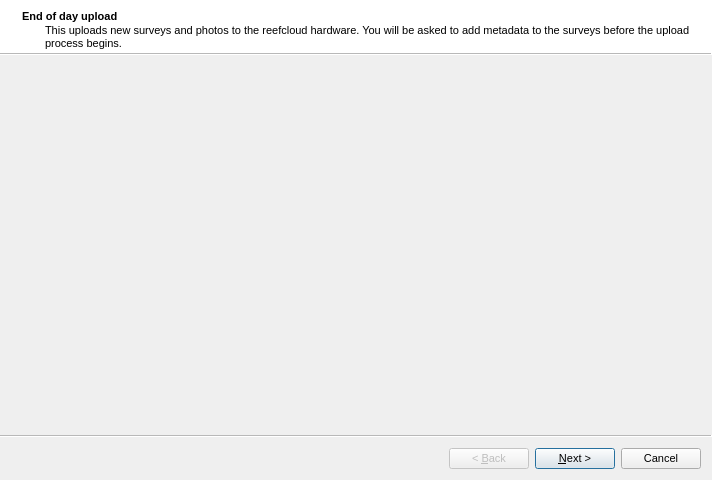
<?xml version="1.0" encoding="UTF-8"?>
<ui version="4.0">
 <class>Wizard</class>
 <widget class="QWizard" name="Wizard">
  <property name="windowModality">
   <enum>Qt::WindowModal</enum>
  </property>
  <property name="geometry">
   <rect>
    <x>0</x>
    <y>0</y>
    <width>712</width>
    <height>480</height>
   </rect>
  </property>
  <property name="font">
   <font>
    <pointsize>8</pointsize>
   </font>
  </property>
  <property name="windowTitle">
   <string>Wizard</string>
  </property>
  <property name="wizardStyle">
   <enum>QWizard::ModernStyle</enum>
  </property>
  <widget class="QWizardPage" name="wizardPageStart">
   <property name="font">
    <font>
     <pointsize>8</pointsize>
    </font>
   </property>
   <property name="title">
    <string>End of day upload</string>
   </property>
   <property name="subTitle">
    <string>This uploads new surveys and photos to the reefcloud hardware. You will be asked to add metadata to the surveys before the upload process begins.</string>
   </property>
  </widget>
  <widget class="QWizardPage" name="wizardPageSurveysBefore">
   <property name="title">
    <string>Add survey data</string>
   </property>
   <property name="subTitle">
    <string>Add the survey data before uploading the images. If you skip this step you can do it later.</string>
   </property>
   <layout class="QGridLayout" name="gridLayout">
    <item row="0" column="0">
     <widget class="QTableView" name="tblSurveysBefore"/>
    </item>
   </layout>
  </widget>
  <widget class="QWizardPage" name="wizardPageUploadFinished">
   <property name="title">
    <string>Upload is finished</string>
   </property>
   <property name="subTitle">
    <string>next: review surveys</string>
   </property>
  </widget>
  <widget class="QWizardPage" name="wizardPageSurveysAfter">
   <property name="title">
    <string>All surveys</string>
   </property>
   <property name="subTitle">
    <string>These are all the surveys currently stored on this computer</string>
   </property>
   <layout class="QGridLayout" name="gridLayout_2">
    <item row="0" column="0">
     <widget class="QTableView" name="tblSurveysAfter"/>
    </item>
   </layout>
  </widget>
 </widget>
 <resources/>
 <connections/>
</ui>
